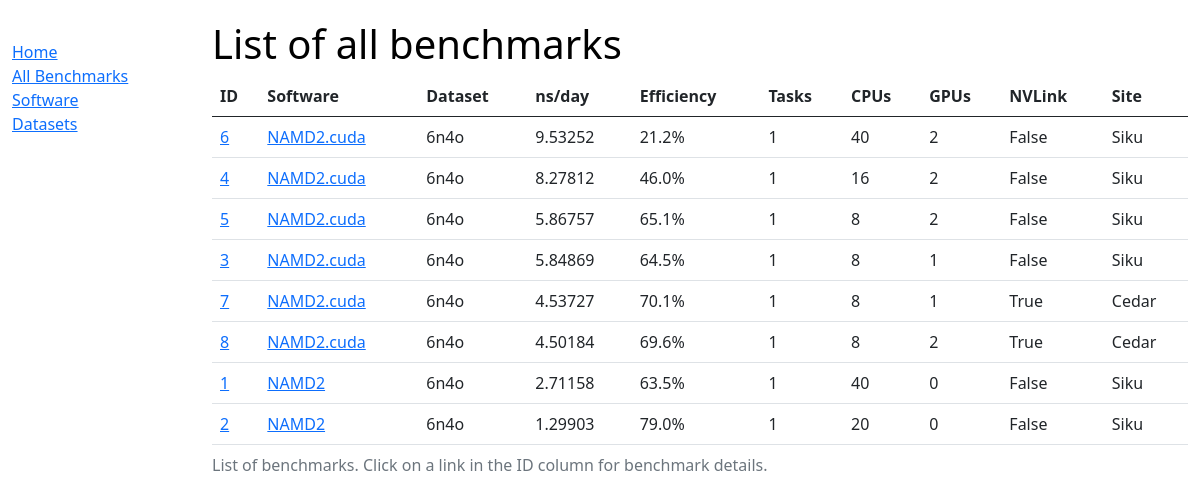
/mdbench/benchmarks/, run on the app's committed database.
### mdbench/models.py (models this page shows, shortened)
class BenchmarkInstance(models.Model):
    class Meta:
        verbose_name_plural = "4. Parallel Benchmarks"
    benchmark = models.ForeignKey('Benchmark', on_delete=models.RESTRICT, null=True)
    software = models.ForeignKey('Software', on_delete=models.RESTRICT, null=True)
    simulation_input = models.ForeignKey('SimulationInput', on_delete=models.RESTRICT, null=True)
    cpu = models.ForeignKey('CPU', on_delete=models.RESTRICT, null=True)
    gpu = models.ForeignKey('GPU', on_delete=models.RESTRICT, blank=True, null=True)
    resource = models.ForeignKey('Resource', on_delete=models.RESTRICT, null=True)
    rate_min = models.FloatField(help_text='Simulation speed, ns/day')
    rate_max = models.FloatField(help_text='Simulation speed, ns/day')
    serial = models.ForeignKey('SerialBenchmarkInstance', on_delete=models.RESTRICT, null=True)
    cpu_efficiency = models.FloatField(help_text='Efficiency, %')
    site = models.ForeignKey('Site', on_delete=models.RESTRICT, null=True)
    def get_absolute_url(self):
        return reverse('benchmark-detail', args=[str(self.id)])

class Software(models.Model):
    class Meta:
        verbose_name_plural = "2. MD Engines"
    name = models.CharField(max_length=100, help_text='Enter a software name (e.g. NAMD)')
    module = models.CharField(max_length=100, help_text='Enter a module name')
    module_version = models.CharField(max_length=100, help_text='Enter a module version')
    toolchain = models.CharField(max_length=100, help_text='Enter a toolchain name')
    toolchain_version = models.CharField(max_length=100, help_text='Enter a toolchain version')
    instruction_set = models.CharField(max_length=100, help_text='Enter CPU instruction set (avx2/avx512)')
    example_submission  = models.TextField()
    benchmark_submission = models.TextField()
    def get_absolute_url(self):
        return reverse('software-detail', args=[str(self.id)])

class Benchmark(models.Model):
    class Meta:
        verbose_name_plural = "1. Test Systems"
    name = models.CharField(max_length=100, help_text='Enter a benchmark name')
    natoms = models.IntegerField()
    description = models.TextField()

class Resource(models.Model):
    class Meta:
        verbose_name_plural = "6. Computing Resources"
    ncpu = models.IntegerField()
    ntasks = models.IntegerField()
    ngpu = models.IntegerField()
    nvlink = models.BooleanField()

class Site(models.Model):
    class Meta:
        verbose_name_plural = "9. CC Sites"
    name = models.CharField(max_length=100, help_text='Enter a site name (e.g. Cedar)')
    def __str__(self):
        return f'{self.name}'

### mdbench/views.py (the view)
# urls.py: path('benchmarks/', views.BenchmarkListView.as_view(), name='benchmarks'),
class BenchmarkListView(generic.ListView):
    queryset = BenchmarkInstance.objects.order_by('-rate_max')

### mdbench/templates/mdbench/benchmarkinstance_list.html
{% extends "base_generic.html" %}
{% block content %}
  <h1>List of all benchmarks</h1>
  {% if benchmarkinstance_list %}
  <table class="table table-hover">
    <caption>List of benchmarks. Click on a link in the ID column for benchmark details.</caption>
    <thead class="thead-dark">
    <tr>
      <th>ID</th>
      <th>Software</th>
      <th>Dataset</th>
      <th>ns/day</th>
      <th>Efficiency</th>
      <th>Tasks</th>
      <th>CPUs</th>
      <th>GPUs</th>
      <th>NVLink</th>
      <th>Site</th>
    </tr>
    </thead>
  <tr>
    {% for benchmark in benchmarkinstance_list %}
      <td> <a href="{{ benchmark.get_absolute_url }}"> {{benchmark.id}}</a> </td>
      <td> <a href="{{ benchmark.software.get_absolute_url }}">{{ benchmark.software.name }}</a> </td>
      <td> {{ benchmark.benchmark.name }}</td>
      <td> {{ benchmark.rate_max }} </td>
      <td> {{ benchmark.cpu_efficiency }}%</a> </td>
      <td> {{ benchmark.resource.ntasks }}</td>
      <td> {{ benchmark.resource.ncpu }}</td>
      <td> {{ benchmark.resource.ngpu }}</td>
      <td> {{ benchmark.resource.nvlink }}</td>
      <td> {{ benchmark.site }}</td>
  </tr>
    {% endfor %}
  </table>
  {% else %}
    <p>There are no benchmarks in the database.</p>
  {% endif %}
{% endblock %}

### mdbench/static/mdbench/css/styles.css (style rules this page uses)
body { margin-top: 20px; color: rgb(0, 0, 0); }
h1 { color: rgb(0, 0, 0); }

### data on the page
BenchmarkInstance: id "6", software.name "NAMD2.cuda", benchmark.name "6n4o", rate_max "9.53252", cpu_efficiency "21.2", resource.ntasks "1", resource.ncpu "40", resource.ngpu "2", resource.nvlink "False", site "Siku"
BenchmarkInstance: id "4", software.name "NAMD2.cuda", benchmark.name "6n4o", rate_max "8.27812", cpu_efficiency "46.0", resource.ntasks "1", resource.ncpu "16", resource.ngpu "2", resource.nvlink "False", site "Siku"
BenchmarkInstance: id "5", software.name "NAMD2.cuda", benchmark.name "6n4o", rate_max "5.86757", cpu_efficiency "65.1", resource.ntasks "1", resource.ncpu "8", resource.ngpu "2", resource.nvlink "False", site "Siku"
BenchmarkInstance: id "3", software.name "NAMD2.cuda", benchmark.name "6n4o", rate_max "5.84869", cpu_efficiency "64.5", resource.ntasks "1", resource.ncpu "8", resource.ngpu "1", resource.nvlink "False", site "Siku"
BenchmarkInstance: id "7", software.name "NAMD2.cuda", benchmark.name "6n4o", rate_max "4.53727", cpu_efficiency "70.1", resource.ntasks "1", resource.ncpu "8", resource.ngpu "1", resource.nvlink "True", site "Cedar"
BenchmarkInstance: id "8", software.name "NAMD2.cuda", benchmark.name "6n4o", rate_max "4.50184", cpu_efficiency "69.6", resource.ntasks "1", resource.ncpu "8", resource.ngpu "2", resource.nvlink "True", site "Cedar"
BenchmarkInstance: id "1", software.name "NAMD2", benchmark.name "6n4o", rate_max "2.71158", cpu_efficiency "63.5", resource.ntasks "1", resource.ncpu "40", resource.ngpu "0", resource.nvlink "False", site "Siku"
BenchmarkInstance: id "2", software.name "NAMD2", benchmark.name "6n4o", rate_max "1.29903", cpu_efficiency "79.0", resource.ntasks "1", resource.ncpu "20", resource.ngpu "0", resource.nvlink "False", site "Siku"
